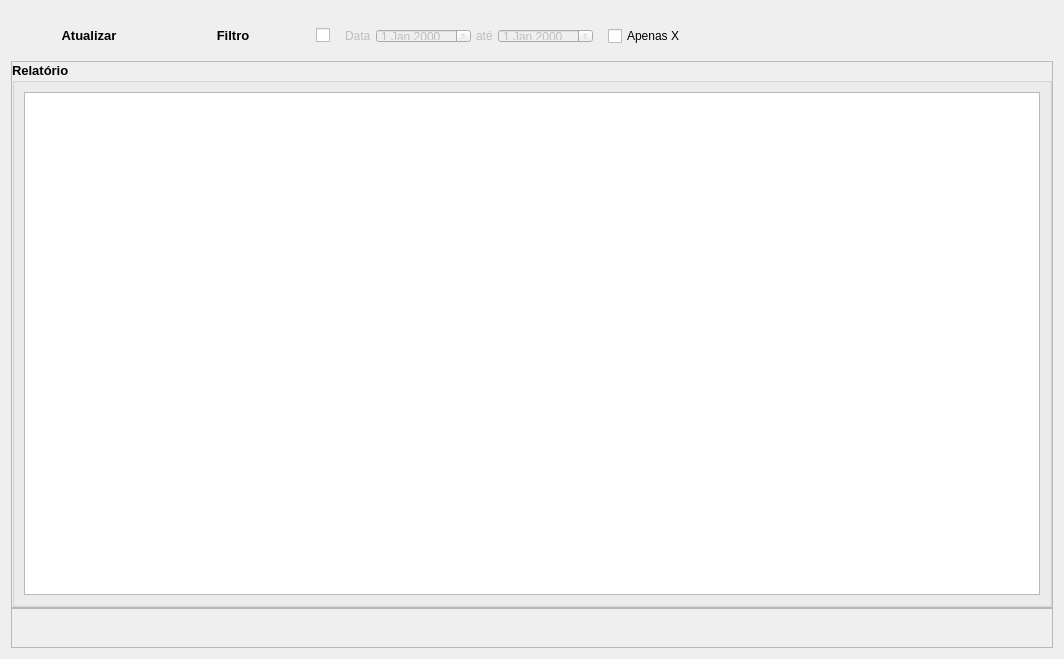
<?xml version="1.0" encoding="UTF-8"?>
<ui version="4.0">
 <class>RelatorioPadrao</class>
 <widget class="QWidget" name="RelatorioPadrao">
  <property name="geometry">
   <rect>
    <x>0</x>
    <y>0</y>
    <width>1064</width>
    <height>659</height>
   </rect>
  </property>
  <property name="windowTitle">
   <string>Form</string>
  </property>
  <layout class="QGridLayout" name="gridLayout">
   <item row="0" column="0">
    <layout class="QVBoxLayout" name="verticalLayout">
     <property name="spacing">
      <number>0</number>
     </property>
     <item>
      <widget class="QWidget" name="frame_menu" native="true">
       <property name="sizePolicy">
        <sizepolicy hsizetype="Preferred" vsizetype="Fixed">
         <horstretch>0</horstretch>
         <verstretch>0</verstretch>
        </sizepolicy>
       </property>
       <property name="minimumSize">
        <size>
         <width>0</width>
         <height>0</height>
        </size>
       </property>
       <property name="maximumSize">
        <size>
         <width>16777215</width>
         <height>50</height>
        </size>
       </property>
       <layout class="QHBoxLayout" name="horizontalLayout_4">
        <property name="spacing">
         <number>0</number>
        </property>
        <property name="leftMargin">
         <number>0</number>
        </property>
        <property name="topMargin">
         <number>0</number>
        </property>
        <property name="rightMargin">
         <number>0</number>
        </property>
        <property name="bottomMargin">
         <number>0</number>
        </property>
        <item>
         <widget class="QFrame" name="frame">
          <property name="sizePolicy">
           <sizepolicy hsizetype="Fixed" vsizetype="Preferred">
            <horstretch>0</horstretch>
            <verstretch>0</verstretch>
           </sizepolicy>
          </property>
          <property name="minimumSize">
           <size>
            <width>300</width>
            <height>40</height>
           </size>
          </property>
          <property name="font">
           <font>
            <pointsize>10</pointsize>
            <weight>75</weight>
            <bold>true</bold>
           </font>
          </property>
          <layout class="QHBoxLayout" name="horizontalLayout_3">
           <item>
            <widget class="QPushButton" name="pushButton_atualizar">
             <property name="font">
              <font>
               <pointsize>10</pointsize>
               <weight>75</weight>
               <bold>true</bold>
              </font>
             </property>
             <property name="layoutDirection">
              <enum>Qt::LeftToRight</enum>
             </property>
             <property name="text">
              <string>Atualizar</string>
             </property>
             <property name="checkable">
              <bool>false</bool>
             </property>
             <property name="default">
              <bool>false</bool>
             </property>
             <property name="flat">
              <bool>true</bool>
             </property>
            </widget>
           </item>
           <item>
            <widget class="QPushButton" name="pushButton_filtro">
             <property name="enabled">
              <bool>true</bool>
             </property>
             <property name="sizePolicy">
              <sizepolicy hsizetype="Minimum" vsizetype="Fixed">
               <horstretch>0</horstretch>
               <verstretch>0</verstretch>
              </sizepolicy>
             </property>
             <property name="font">
              <font>
               <pointsize>10</pointsize>
               <weight>75</weight>
               <bold>true</bold>
              </font>
             </property>
             <property name="layoutDirection">
              <enum>Qt::LeftToRight</enum>
             </property>
             <property name="text">
              <string>Filtro</string>
             </property>
             <property name="checkable">
              <bool>false</bool>
             </property>
             <property name="default">
              <bool>false</bool>
             </property>
             <property name="flat">
              <bool>true</bool>
             </property>
            </widget>
           </item>
          </layout>
         </widget>
        </item>
        <item>
         <widget class="QStackedWidget" name="stackedWidget_filtros">
          <widget class="QWidget" name="stackedWidget_filtrosPage1" native="true">
           <layout class="QHBoxLayout" name="horizontalLayout_5">
            <property name="spacing">
             <number>6</number>
            </property>
            <property name="leftMargin">
             <number>5</number>
            </property>
            <item>
             <widget class="QCheckBox" name="checkBox_2">
              <property name="enabled">
               <bool>true</bool>
              </property>
              <property name="text">
               <string/>
              </property>
             </widget>
            </item>
            <item>
             <widget class="QWidget" name="horizontalWidget" native="true">
              <property name="enabled">
               <bool>false</bool>
              </property>
              <layout class="QHBoxLayout" name="horizontalLayout_data">
               <property name="spacing">
                <number>5</number>
               </property>
               <item>
                <widget class="QLabel" name="label">
                 <property name="sizePolicy">
                  <sizepolicy hsizetype="Fixed" vsizetype="Preferred">
                   <horstretch>0</horstretch>
                   <verstretch>0</verstretch>
                  </sizepolicy>
                 </property>
                 <property name="text">
                  <string>Data</string>
                 </property>
                </widget>
               </item>
               <item>
                <widget class="QDateEdit" name="dateEdit">
                 <property name="sizePolicy">
                  <sizepolicy hsizetype="Fixed" vsizetype="Fixed">
                   <horstretch>0</horstretch>
                   <verstretch>0</verstretch>
                  </sizepolicy>
                 </property>
                </widget>
               </item>
               <item>
                <widget class="QLabel" name="label_2">
                 <property name="sizePolicy">
                  <sizepolicy hsizetype="Fixed" vsizetype="Preferred">
                   <horstretch>0</horstretch>
                   <verstretch>0</verstretch>
                  </sizepolicy>
                 </property>
                 <property name="text">
                  <string>até</string>
                 </property>
                </widget>
               </item>
               <item>
                <widget class="QDateEdit" name="dateEdit_2">
                 <property name="sizePolicy">
                  <sizepolicy hsizetype="Fixed" vsizetype="Fixed">
                   <horstretch>0</horstretch>
                   <verstretch>0</verstretch>
                  </sizepolicy>
                 </property>
                </widget>
               </item>
              </layout>
             </widget>
            </item>
            <item>
             <widget class="QCheckBox" name="checkBox">
              <property name="sizePolicy">
               <sizepolicy hsizetype="Fixed" vsizetype="Fixed">
                <horstretch>0</horstretch>
                <verstretch>0</verstretch>
               </sizepolicy>
              </property>
              <property name="text">
               <string>Apenas X</string>
              </property>
             </widget>
            </item>
            <item>
             <spacer name="horizontalSpacer">
              <property name="orientation">
               <enum>Qt::Horizontal</enum>
              </property>
              <property name="sizeHint" stdset="0">
               <size>
                <width>40</width>
                <height>20</height>
               </size>
              </property>
             </spacer>
            </item>
           </layout>
          </widget>
         </widget>
        </item>
       </layout>
      </widget>
     </item>
     <item>
      <widget class="QFrame" name="frame_contents">
       <property name="sizePolicy">
        <sizepolicy hsizetype="Preferred" vsizetype="Expanding">
         <horstretch>0</horstretch>
         <verstretch>0</verstretch>
        </sizepolicy>
       </property>
       <property name="frameShape">
        <enum>QFrame::StyledPanel</enum>
       </property>
       <property name="frameShadow">
        <enum>QFrame::Raised</enum>
       </property>
       <layout class="QHBoxLayout" name="horizontalLayout">
        <property name="spacing">
         <number>0</number>
        </property>
        <property name="leftMargin">
         <number>0</number>
        </property>
        <property name="topMargin">
         <number>0</number>
        </property>
        <property name="rightMargin">
         <number>0</number>
        </property>
        <property name="bottomMargin">
         <number>0</number>
        </property>
        <item>
         <widget class="QGroupBox" name="groupBox">
          <property name="font">
           <font>
            <pointsize>10</pointsize>
            <weight>75</weight>
            <bold>true</bold>
           </font>
          </property>
          <property name="title">
           <string>Relatório</string>
          </property>
          <layout class="QHBoxLayout" name="horizontalLayout_2">
           <item>
            <widget class="QTableWidget" name="tableWidget_tabela">
             <property name="font">
              <font>
               <pointsize>8</pointsize>
               <weight>50</weight>
               <bold>false</bold>
              </font>
             </property>
             <property name="alternatingRowColors">
              <bool>true</bool>
             </property>
             <property name="selectionBehavior">
              <enum>QAbstractItemView::SelectRows</enum>
             </property>
             <property name="sortingEnabled">
              <bool>true</bool>
             </property>
             <attribute name="horizontalHeaderMinimumSectionSize">
              <number>40</number>
             </attribute>
             <attribute name="horizontalHeaderShowSortIndicator" stdset="0">
              <bool>true</bool>
             </attribute>
             <attribute name="horizontalHeaderStretchLastSection">
              <bool>true</bool>
             </attribute>
             <attribute name="verticalHeaderVisible">
              <bool>false</bool>
             </attribute>
             <attribute name="verticalHeaderHighlightSections">
              <bool>false</bool>
             </attribute>
            </widget>
           </item>
          </layout>
         </widget>
        </item>
       </layout>
      </widget>
     </item>
     <item>
      <widget class="QFrame" name="frame_buttons">
       <property name="sizePolicy">
        <sizepolicy hsizetype="Preferred" vsizetype="Fixed">
         <horstretch>0</horstretch>
         <verstretch>0</verstretch>
        </sizepolicy>
       </property>
       <property name="minimumSize">
        <size>
         <width>0</width>
         <height>40</height>
        </size>
       </property>
       <property name="maximumSize">
        <size>
         <width>16777215</width>
         <height>60</height>
        </size>
       </property>
       <property name="frameShape">
        <enum>QFrame::StyledPanel</enum>
       </property>
       <property name="frameShadow">
        <enum>QFrame::Raised</enum>
       </property>
       <layout class="QHBoxLayout" name="horizontalLayout_8"/>
      </widget>
     </item>
    </layout>
   </item>
  </layout>
 </widget>
 <resources/>
 <connections/>
</ui>
